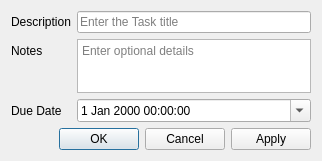
<?xml version="1.0" encoding="UTF-8"?>
<ui version="4.0">
 <class>TaskDialog</class>
 <widget class="QDialog" name="TaskDialog">
  <property name="geometry">
   <rect>
    <x>0</x>
    <y>0</y>
    <width>322</width>
    <height>161</height>
   </rect>
  </property>
  <property name="windowTitle">
   <string>Create a new Task</string>
  </property>
  <property name="modal">
   <bool>true</bool>
  </property>
  <layout class="QVBoxLayout" name="verticalLayout">
   <item>
    <layout class="QFormLayout" name="formLayout">
     <item row="0" column="0">
      <widget class="QLabel" name="labelDescription">
       <property name="text">
        <string>Description</string>
       </property>
      </widget>
     </item>
     <item row="0" column="1">
      <widget class="QLineEdit" name="lineEditDescription">
       <property name="placeholderText">
        <string>Enter the Task title</string>
       </property>
      </widget>
     </item>
     <item row="1" column="0">
      <widget class="QLabel" name="labelNotes">
       <property name="text">
        <string>Notes</string>
       </property>
      </widget>
     </item>
     <item row="2" column="0">
      <widget class="QLabel" name="labelDueDate">
       <property name="text">
        <string>Due Date</string>
       </property>
      </widget>
     </item>
     <item row="2" column="1">
      <widget class="QDateTimeEdit" name="dateTimeEditDueDate">
       <property name="calendarPopup">
        <bool>true</bool>
       </property>
      </widget>
     </item>
     <item row="1" column="1">
      <widget class="QPlainTextEdit" name="plainTextEditNotes">
       <property name="minimumSize">
        <size>
         <width>0</width>
         <height>50</height>
        </size>
       </property>
       <property name="tabChangesFocus">
        <bool>true</bool>
       </property>
       <property name="placeholderText">
        <string>Enter optional details</string>
       </property>
      </widget>
     </item>
    </layout>
   </item>
   <item>
    <widget class="QDialogButtonBox" name="buttonBox">
     <property name="orientation">
      <enum>Qt::Horizontal</enum>
     </property>
     <property name="standardButtons">
      <set>QDialogButtonBox::Apply|QDialogButtonBox::Cancel|QDialogButtonBox::Ok</set>
     </property>
    </widget>
   </item>
  </layout>
 </widget>
 <tabstops>
  <tabstop>lineEditDescription</tabstop>
  <tabstop>plainTextEditNotes</tabstop>
  <tabstop>dateTimeEditDueDate</tabstop>
 </tabstops>
 <resources/>
 <connections/>
</ui>
